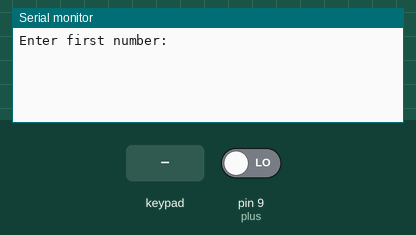
The sketch below on a simulated Arduino Uno, built with avr-gcc and run on an emulated ATmega328P. Parts: the last lines printed to the serial monitor. The inputs (shaded band) are chosen by the test bench; at power-on: pin 9 (plus) LOW.

Above: at 1.2 s.
1.3 s: key '#' pressed
At 2.0 s:
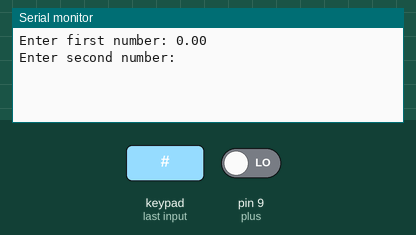
2.8 s: keypad keys 5 4 3 2 # pressed 0.4 s apart
At 4.48 s:
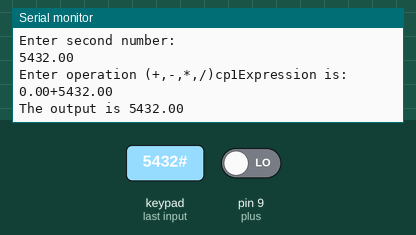
6.3 s: keypad keys 8 7 6 # pressed 0.4 s apart
At 7.8 s:
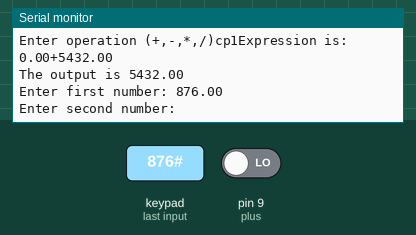

Measured:
- after the input at 1.3 s, the serial monitor: prints a new line at once (image 1)
- after the input at 2.8 s, the serial monitor: prints a new line after 1.6 s (image 2)
- after the input at 6.3 s, the serial monitor: prints a new line after 1.2 s (image 3)

The sketch:

keypad1.ino
```cpp
/* @file CustomKeypad.pde
  || @version 1.0
  || @author Alexander Brevig
  || @contact alexanderbrevig@gmail.com
  ||
  || @description
  || | Demonstrates changing the keypad size and key values.
  || #
*/
#include<Keypad.h>

const byte ROWS = 4; //four rows
const byte COLS = 3; //four columns
//define the cymbols on the buttons of the keypads
char hexaKeys[ROWS][COLS] = {
  {'1', '2', '3'},
  {'4', '5', '6'},
  {'7', '8', '9'},
  {'*', '0', '#'}
};

int plus = 9;
int minus= 10;
int times= 11;
int divide=12;

double output = 0;
char optrKey; //this is the variable for the operator

byte rowPins[ROWS] = {5, 4, 3, 2}; //connect to the row pinouts of the keypad
byte colPins[COLS] = {8, 7, 6}; //connect to the column pinouts of the keypad

//initialize an instance of class NewKeypad
Keypad myKey = Keypad( makeKeymap(hexaKeys), rowPins, colPins, ROWS, COLS);

void setup() {
  Serial.begin(9600);

  pinMode(plus, INPUT);
  pinMode(minus, INPUT);
  pinMode(times, INPUT);
  pinMode(divide, INPUT);
}

void loop() {
  Serial.print("Enter first number: ");
  double firstKey = getNumber();
  Serial.println(firstKey);
  Serial.println("Enter second number: ");
  double secondKey = getNumber();
  Serial.println(secondKey);
boom:
  Serial.print("Enter operation (+,-,*,/)");
  char optrKey;

//  if (Serial.available() > 0) {
//    optrKey = Serial.read();
//        while (!Serial.available()){
//            //Do Absolutely Nothing until something is received over the serial port
//        }
//    Serial.println(optrKey);
//
//  }

//  if (!Serial.available()) {
//    optrKey = Serial.read();
//        while (!Serial.available()){
//            //Do Absolutely Nothing until something is received over the serial port
//        }
//    Serial.println(optrKey);
//
//  }

//  if (optrKey == '+') {
//    output = firstKey + secondKey;

//  } else if (optrKey == '-') {
//    output = firstKey - secondKey;
//  } else if (optrKey == '*') {
//    output = firstKey * secondKey;
//  } else if (optrKey == '/') {
//    output = firstKey / secondKey;
//  } else {
//    Serial.println("Putang ina di pwede yan!");
//    Serial.println("Enter an operator once again!");
//    Serial.println(optrKey);
//    optrKey = "";
//    delay(1000);
//    goto boom;
//  }

  if(digitalRead(plus) == LOW){
    output = firstKey + secondKey;
    optrKey = '+';
  }else if(digitalRead(minus) == LOW){
    optrKey = '-';
    output = firstKey - secondKey;
  }else if(digitalRead(times) == LOW){
    output = firstKey * secondKey;
    optrKey = '*';
  }else if(digitalRead(divide) == LOW){
    output = firstKey / secondKey;
    optrKey = '/';
  }
  Serial.print("cp1");

  Serial.print("Expression is: ");
  Serial.print(firstKey);
  Serial.print(optrKey);
  Serial.println(secondKey);
  Serial.print("The output is ");
  Serial.println(output);

}


int getNumber() {
  double num = 0;
  char key = myKey.getKey();
  while (key != '#')
  {
    switch (key)
    {
      case NO_KEY:
        break;

      case '0': case '1': case '2': case '3': case '4':
      case '5': case '6': case '7': case '8': case '9':
        num = num * 10 + (key - '0');
        break;

      case '*':
        num = 0;
        break;
    }

    key = myKey.getKey();
  }

  return num;
}
```
